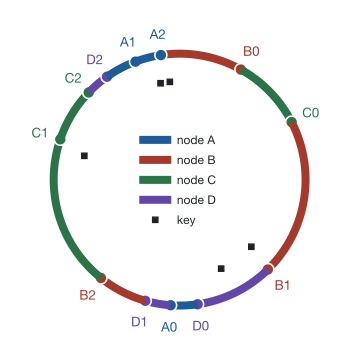

Write the Python code that produced this figure.
"""A consistent-hashing ring with four nodes at three seeded random positions each: arcs coloured by the owning node
(the arc ends at the owning position), position markers, and a few keys with arrows to their owners."""
import os
import sys

sys.path.insert(0, os.path.join(os.path.dirname(os.path.abspath(__file__)), "..", "..", "..", "_filters"))
from figstyle import *  # noqa: E402,F403

import numpy as np  # noqa: E402

rng = np.random.default_rng(4)
nodes = ["A", "B", "C", "D"]
pos = sorted((rng.random(), n) for n in nodes for _ in range(3))
colour = dict(zip(nodes, SERIES))
fig, ax = plt.subplots(figsize=(4.6, 4.6))
ang = lambda x: np.pi / 2 - 2 * np.pi * x
for i, (p, n) in enumerate(pos):
    prev = pos[i - 1][0] - (1 if i == 0 else 0)
    t = np.linspace(ang(prev), ang(p), 60)
    ax.plot(np.cos(t), np.sin(t), color=colour[n], lw=6, solid_capstyle="butt")
    ax.plot(np.cos(ang(p)), np.sin(ang(p)), "o", color=colour[n], ms=9, mec="white", mew=1.2)
    ax.text(1.17 * np.cos(ang(p)), 1.17 * np.sin(ang(p)), f"{n}{sum(1 for q in pos[:i] if q[1] == n)}",
            ha="center", va="center", color=colour[n], fontsize=10)
for k in rng.random(5):
    owner = next((n for p, n in pos if p >= k), pos[0][1])
    ax.plot(0.78 * np.cos(ang(k)), 0.78 * np.sin(ang(k)), "s", color=INK, ms=4)
for n in nodes:
    ax.plot([], [], color=colour[n], lw=6, label=f"node {n}")
ax.plot([], [], "s", color=INK, ms=4, label="key")
ax.legend(frameon=False, loc="center", fontsize=9)
ax.set_xlim(-1.35, 1.35); ax.set_ylim(-1.35, 1.35); ax.set_aspect("equal"); ax.axis("off")
save_figure(fig, "ring")
